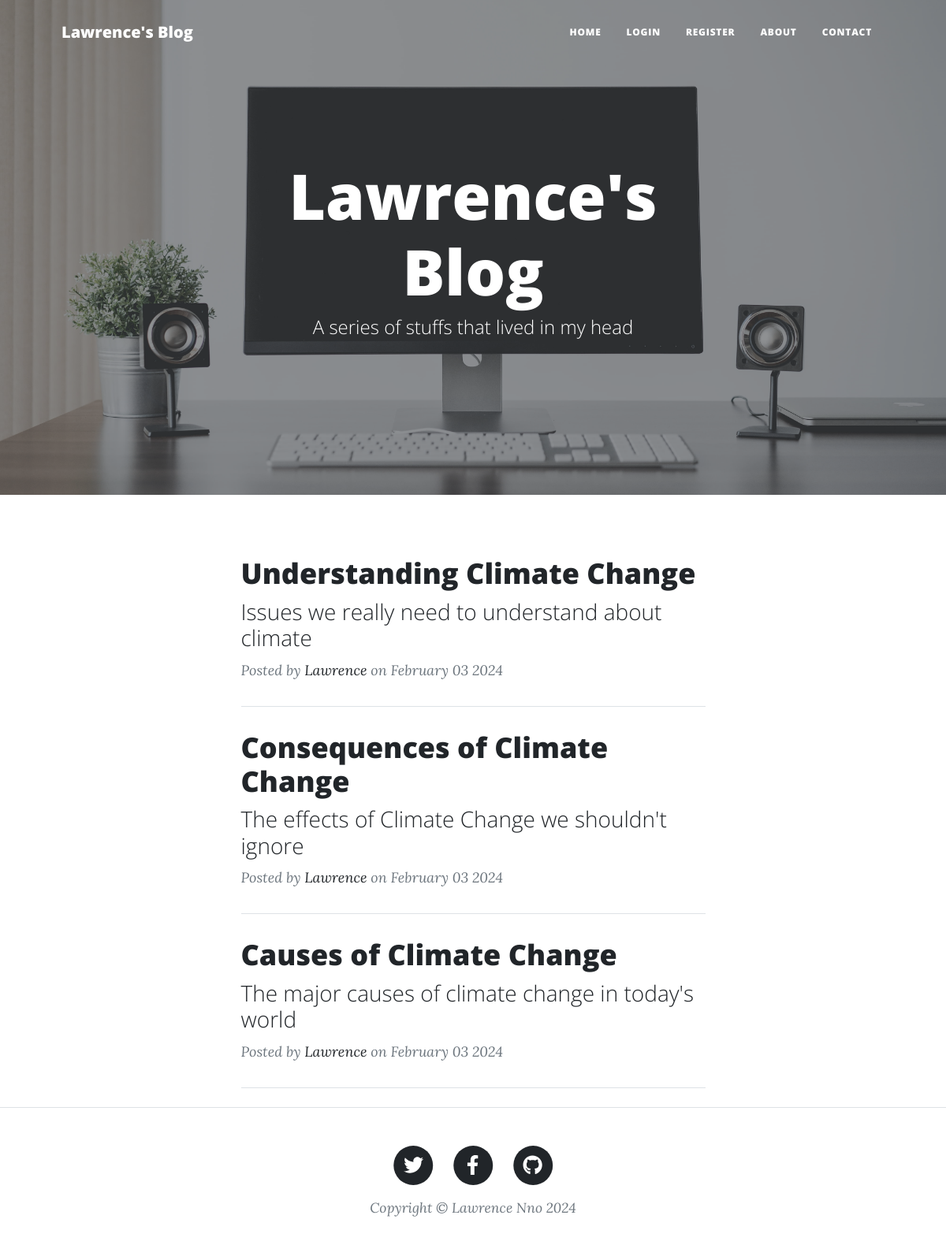
The page / on the database its author committed.
### database.py (models this page shows)
class Blogposts(db.Model):
    id: Mapped[int] = mapped_column(primary_key=True)
    title: Mapped[str] = mapped_column(unique=True, nullable=False)
    subtitle: Mapped[str] = mapped_column(nullable=False)
    date: Mapped[str] = mapped_column(nullable=False)
    body: Mapped[str] = mapped_column(nullable=False)
    img_url: Mapped[str] = mapped_column(nullable=False)
    author_id: Mapped[int] = mapped_column(ForeignKey("users.id"))
    author: Mapped[str] = relationship("Users", back_populates="blogposts")
    comments: Mapped[str] = relationship("Comment", back_populates="original_post")

class Users(db.Model, UserMixin):
    id: Mapped[int] = mapped_column(primary_key=True)
    email: Mapped[str] = mapped_column(unique=True, nullable=False)
    password: Mapped[str] = mapped_column(nullable=False)
    name: Mapped[str] = mapped_column(nullable=False)
    blogposts: Mapped[str] = relationship("Blogposts", back_populates="author")
    comments: Mapped[str] = relationship("Comment", back_populates="comment_poster")

### main.py (the view)
@app.route('/')
def home():
    all_posts = db.session.query(Blogposts).all()
    return render_template('index.html', posts=all_posts, year=current_year, logged_in=current_user.is_authenticated)

### templates/index.html (shortened to what this page needs)
    {% include "header.html" ignore missing %}
        <header class="masthead" style="background-image: url('static/assets/img/home-bg.jpg')">
            <div class="container position-relative px-4 px-lg-5">
                <div class="row gx-4 gx-lg-5 justify-content-center">
                    <div class="col-md-10 col-lg-8 col-xl-7">
                        <div class="site-heading">
                            <h1>Lawrence's Blog</h1>
                            <span class="subheading">A series of stuffs that lived in my head</span>
                        </div>
                    </div>
                </div>
            </div>
        </header>
        <div class="container px-4 px-lg-5">
            <div class="row gx-4 gx-lg-5 justify-content-center">
                <div class="col-md-10 col-lg-8 col-xl-7">
                    {% for post in posts: %}
                    <div class="post-preview">
                        <a href="{{ url_for('get_post', num=post.id) }}">
                            <h2 class="post-title">{{ post.title }}</h2>
                            <h3 class="post-subtitle">{{ post.subtitle }}</h3>
                        </a>
                        <p class="post-meta">
                            Posted by
                            <a href="{{ url_for('get_post', num=post.id) }}">{{ post.author.name }}</a>
                            on {{ post.date }}
                        </p>
                    </div>
                    <hr class="my-4" />
                    {% endfor %}
                </div>
            </div>
        </div>
        {% include "footer.html" ignore missing %}

### rows shown on the page
Blogposts: title "Understanding Climate Change", subtitle "Issues we really need to understand about climate", author.name "Lawrence", date "February 03 2024"
Blogposts: title "Consequences of Climate Change", subtitle "The effects of Climate Change we shouldn't ignore", author.name "Lawrence", date "February 03 2024"
Blogposts: title "Causes of Climate Change", subtitle "The major causes of climate change in today's world", author.name "Lawrence", date "February 03 2024"

### other values the page prints
{{ year }} "2024"
